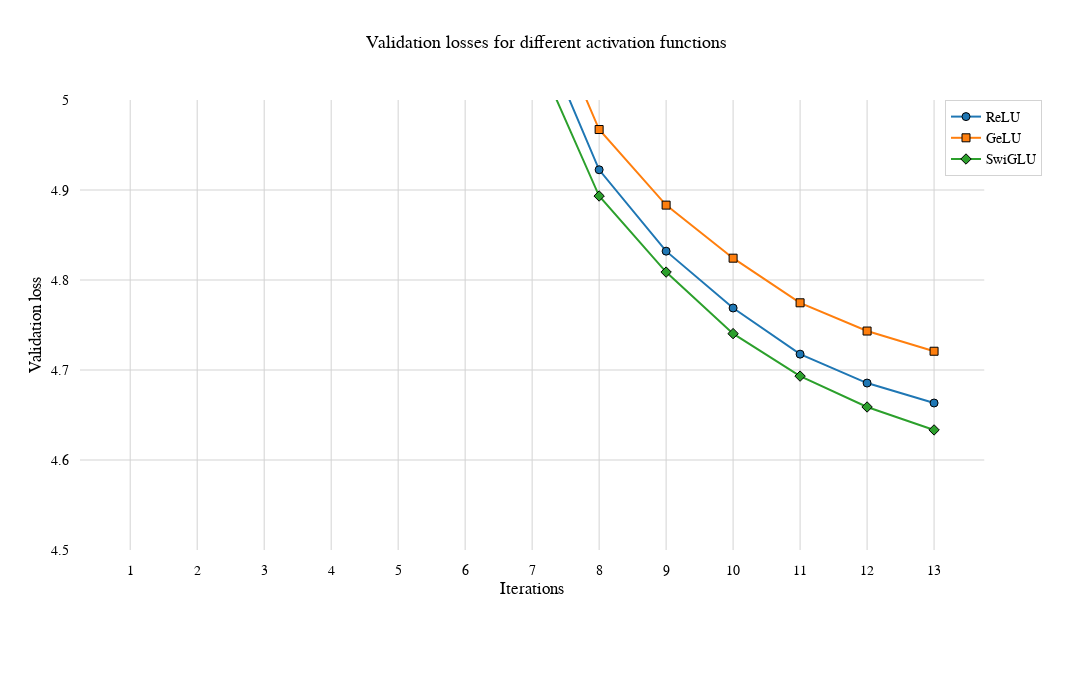

The notebook cell saved with this chart:
### Markdown cell above
#### 1.3. Plot the validation data

### Code cell
line_configs = [
    {
        "name": "ReLU",
        "data": activation_functions["relu"]["val"],
        "color": "#1f77b4",
        "dash": "solid",
        "width": 2,
        "marker_symbol": 0,
    },
    {
        "name": "GeLU",
        "data": activation_functions["gelu"]["val"],
        "color": "#ff7f0e",
        "dash": "solid",
        "width": 2,
        "marker_symbol": 1,
    },
    {
        "name": "SwiGLU",
        "data": activation_functions["swiglu"]["val"],
        "color": "#2ca02c",
        "dash": "solid",
        "width": 2,
        "marker_symbol": 2,
    },
]
iterations = np.arange(1, len(activation_functions["relu"]["val"]) + 1)

figure = plot_losses(
    line_configs=line_configs,
    iterations=iterations,
    title="Validation losses for different activation functions",
    xaxis_title="Iterations",
    yaxis_title="Validation loss",
    width=1200,
    height=700,
    yaxis_range=[4.5, 5],
    save_figure=False,
)
figure.show()

### Figure 1 — Plotly figure (JSON) as saved in the notebook; plotly's stock layout.template omitted (floating-point values rounded to 4 significant figures)
{"data": [{"hovertemplate": "<b>Iteration</b>: %{x}<br><b>Loss</b>: %{y:.4f}<br>", "line": {"color": "#1f77b4", "dash": "solid", "width": 2}, "marker": {"color": "#1f77b4", "line": {"color": "black", "width": 1}, "size": 8, "symbol": 0}, "mode": "lines+markers", "name": "ReLU", "type": "scatter", "x": [1, 2, 3, 4, 5, 6, 7, 8, 9, 10, 11, 12, 13], "xaxis": "x", "y": [8.236, 7.733, 7.615, 6.036, 5.858, 5.738, 5.098, 4.922, 4.832, 4.769, 4.718, 4.685, 4.663], "yaxis": "y"}, {"hovertemplate": "<b>Iteration</b>: %{x}<br><b>Loss</b>: %{y:.4f}<br>", "line": {"color": "#ff7f0e", "dash": "solid", "width": 2}, "marker": {"color": "#ff7f0e", "line": {"color": "black", "width": 1}, "size": 8, "symbol": 1}, "mode": "lines+markers", "name": "GeLU", "type": "scatter", "x": [1, 2, 3, 4, 5, 6, 7, 8, 9, 10, 11, 12, 13], "xaxis": "x", "y": [8.255, 7.748, 7.641, 6.088, 5.909, 5.788, 5.141, 4.967, 4.883, 4.824, 4.775, 4.743, 4.721], "yaxis": "y"}, {"hovertemplate": "<b>Iteration</b>: %{x}<br><b>Loss</b>: %{y:.4f}<br>", "line": {"color": "#2ca02c", "dash": "solid", "width": 2}, "marker": {"color": "#2ca02c", "line": {"color": "black", "width": 1}, "size": 8, "symbol": 2}, "mode": "lines+markers", "name": "SwiGLU", "type": "scatter", "x": [1, 2, 3, 4, 5, 6, 7, 8, 9, 10, 11, 12, 13], "xaxis": "x", "y": [8.19, 7.72, 7.521, 6.012, 5.843, 5.723, 5.062, 4.893, 4.809, 4.74, 4.693, 4.659, 4.633], "yaxis": "y"}], "layout": {"autosize": false, "font": {"color": "black", "family": "Arial", "size": 14}, "height": 700, "legend": {"bgcolor": "rgba(255, 255, 255, 0.7)", "bordercolor": "lightgrey", "borderwidth": 1, "x": 1, "xanchor": "right", "y": 1, "yanchor": "top"}, "margin": {"b": 150, "l": 80, "pad": 10, "r": 50, "t": 100}, "plot_bgcolor": "white", "showlegend": true, "title": {"font": {"size": 18}, "text": "Validation losses for different activation functions", "x": 0.5, "xanchor": "center", "y": 0.95, "yanchor": "top"}, "width": 1200, "xaxis": {"anchor": "y", "domain": [0, 0.94], "dtick": 1, "gridcolor": "lightgrey", "showgrid": true, "tick0": 0, "tickmode": "linear", "title": {"text": "Iterations"}}, "yaxis": {"anchor": "x", "domain": [0, 1], "gridcolor": "lightgrey", "range": [4.5, 5], "showgrid": true, "title": {"text": "Validation loss"}, "zeroline": true, "zerolinecolor": "black", "zerolinewidth": 1}, "yaxis2": {"anchor": "x", "overlaying": "y", "side": "right"}}}
